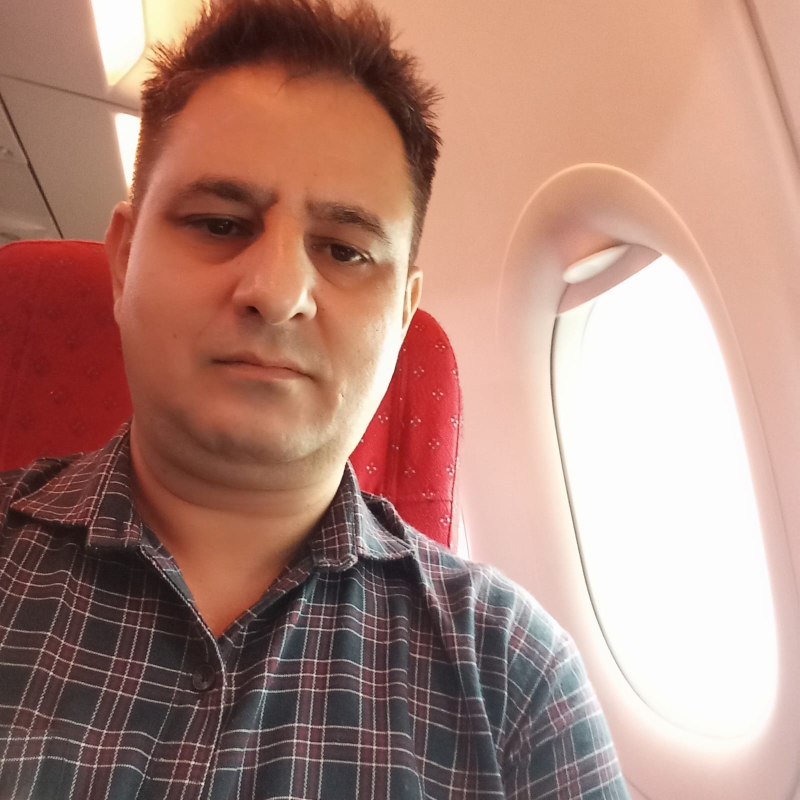
#> input picture images_input/BLR1.jpeg, 1600 x 1600 px (shown at 1/2 size); its folder holds 3 pictures in this run
$ python image.py
#> lines starting #> are read from the running program, lines starting #| are printed output that depends on the picture
import os
from PIL import Image

input_folder = "images_input"
output_folder = "images_output"

# Create folders if they don't exist
os.makedirs(input_folder, exist_ok=True)
os.makedirs(output_folder, exist_ok=True)

# Desired size (width, height)
new_size = (800, 600)

# Desired format (e.g., "JPEG", "PNG")
output_format = "JPEG"

for filename in os.listdir(input_folder):
    if filename.lower().endswith((".png", ".jpg", ".jpeg", ".bmp", ".gif")):
        img_path = os.path.join(input_folder, filename)
        with Image.open(img_path) as img:
            # Resize with high-quality filter
#> img is the input picture: PIL image 1600x1600 RGB; mean R, G, B 174.2, 133.1, 121
            resized_img = img.resize(new_size, Image.LANCZOS)
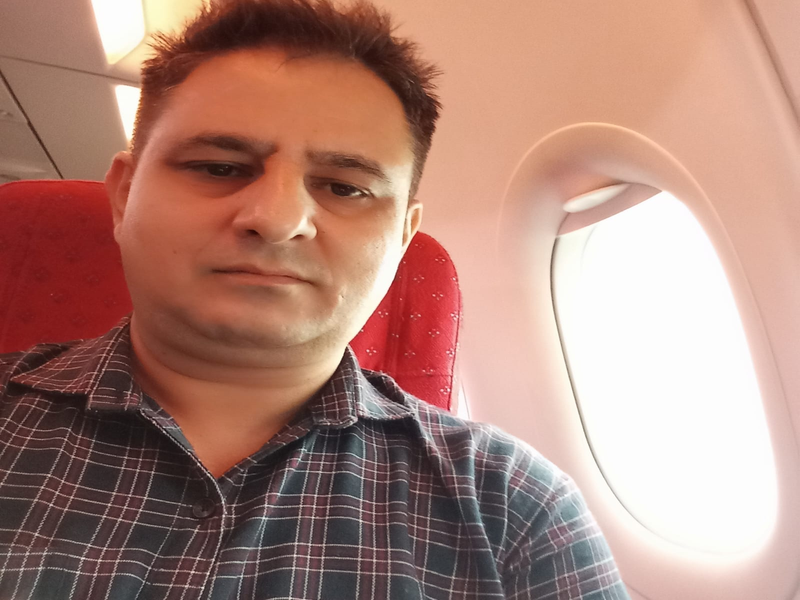
#> resized_img: PIL image 800x600 RGB; mean R, G, B 174.2, 133.1, 121
            resized_img.show()
            # Build output path (change extension if converting)
            base_name, _ = os.path.splitext(filename)
            output_path = os.path.join(output_folder, f"{base_name}.{output_format.lower()}")

            # Save in desired format
            resized_img.save(output_path, output_format)
#> pass 2 of the loop `for filename in os.listdir(input_folder):`:
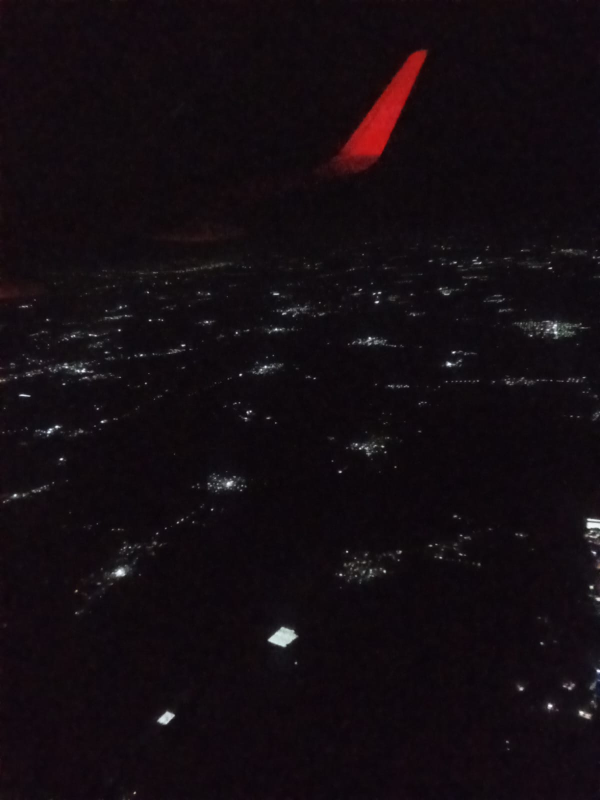
#> input picture images_input/BLR2.jpeg, 1200 x 1600 px (shown at 1/2 size)
#> img is the input picture: PIL image 1200x1600 RGB; mean R, G, B 19.6, 12.2, 17.1
#> `resized_img = img.resize(new_size, Image.LANCZOS)`:
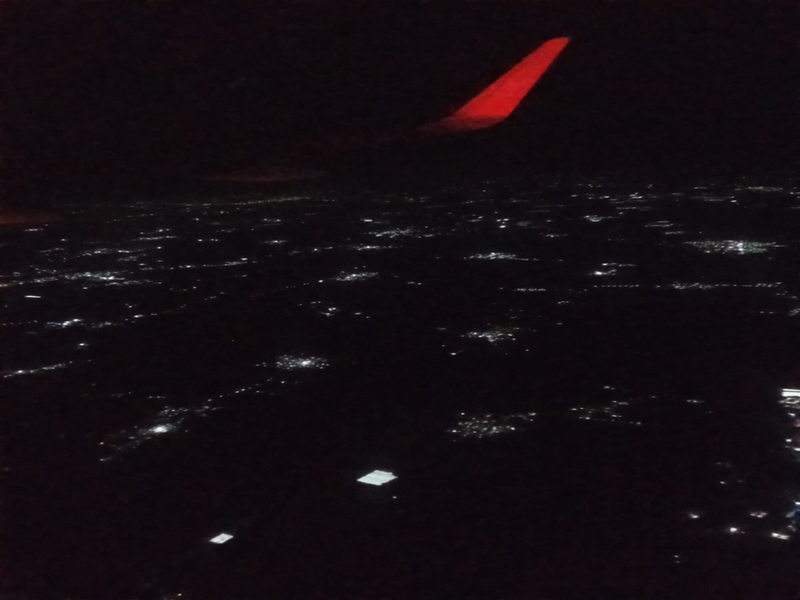
#> resized_img: PIL image 800x600 RGB; mean R, G, B 19.6, 12.2, 17.1
#> pass 3 of the loop `for filename in os.listdir(input_folder):`:
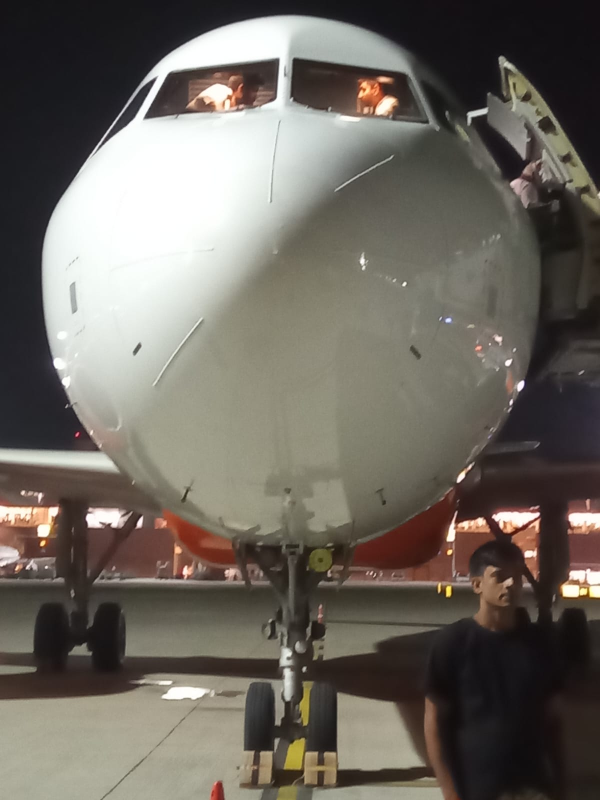
#> input picture images_input/BLR3.jpeg, 1200 x 1600 px (shown at 1/2 size)
#> img is the input picture: PIL image 1200x1600 RGB; mean R, G, B 109.4, 103.9, 96
#> `resized_img = img.resize(new_size, Image.LANCZOS)`:
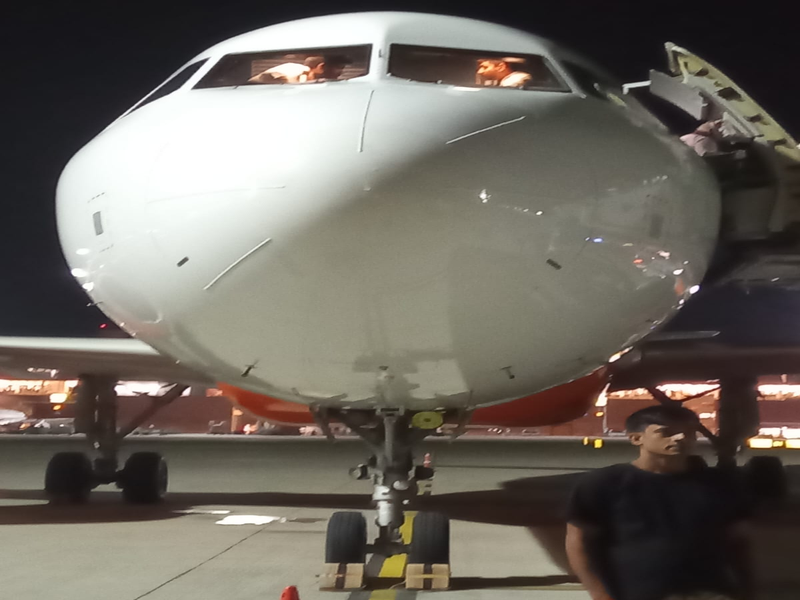
#> resized_img: PIL image 800x600 RGB; mean R, G, B 109.4, 103.9, 96

print("Batch resize and conversion complete!")
